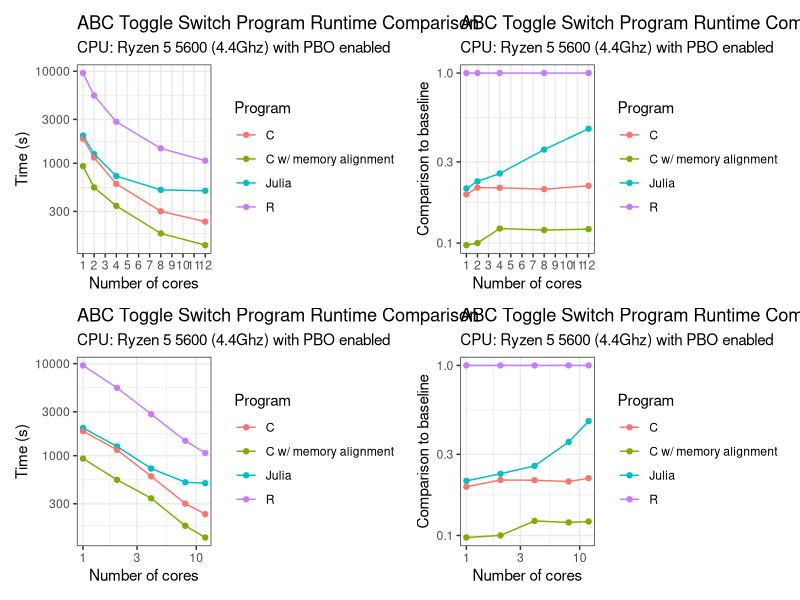

Write the R code that produced this figure.
# This script visualises the various runtimes
# Created: 01/08/2025
# Modified: 01/08/2025


# Set working directory
setwd("~/GitHub/Bayesian_SIMD_examples/Prior_Predictive_Sampling_Toggle_Switch")

# Load packages
library(tidyverse)
library(patchwork)

# Load data
Julia_runtimes <- read.csv("output_Julia_runtime.csv") %>%
  mutate("Program" = "Julia")

R_runtimes <- read.csv("output_R_runtime.csv") %>%
  mutate("Program" = "R")

c_runtimes <- read.csv("cl_output_c_runtime.csv") %>% 
  mutate("Program" = "C")

c_fast_runtimes <- read.csv("output_c_runtime.csv") %>% 
  mutate("Program" = "C w/ memory alignment")


# Merge
runtimes <- bind_rows(Julia_runtimes, R_runtimes, c_runtimes, c_fast_runtimes) %>%
  pivot_wider(names_from = Program,
              values_from = time)

# Visualise
p1 <- runtimes %>% 
  pivot_longer(cols = -cores,
               names_to = "Program",
               values_to = "time") %>% 
  ggplot(data = , aes(x = cores, y = time, colour = Program))+
  geom_point()+
  geom_line()+
  labs(x = "Number of cores",
       y = "Time (s)",
       title = "ABC Toggle Switch Program Runtime Comparison",
       subtitle = "CPU: Ryzen 5 5600 (4.4Ghz) with PBO enabled")+
  scale_x_continuous(breaks = 1:12,
                     minor_breaks = NULL)+
  scale_y_log10()+
  # scale_x_log10()+
  theme_bw()

p1_5 <- runtimes %>% 
  pivot_longer(cols = -cores,
               names_to = "Program",
               values_to = "time") %>% 
  ggplot(data = , aes(x = cores, y = time, colour = Program))+
  geom_point()+
  geom_line()+
  labs(x = "Number of cores",
       y = "Time (s)",
       title = "ABC Toggle Switch Program Runtime Comparison",
       subtitle = "CPU: Ryzen 5 5600 (4.4Ghz) with PBO enabled")+
  scale_y_log10()+
  scale_x_log10()+
  theme_bw()



p2 <- runtimes %>% 
  mutate("Julia" = Julia / R,
         "C" = C / R,
         "C w/ memory alignment" = `C w/ memory alignment` / R,
         "R" = R / R) %>% 
  pivot_longer(cols = -cores,
               names_to = "Program",
               values_to = "time") %>% 
  ggplot(data = , aes(x = cores, y = time, colour = Program))+
  geom_point()+
  geom_line()+
  labs(x = "Number of cores",
       y = "Comparison to baseline",
       title = "ABC Toggle Switch Program Runtime Comparison",
       subtitle = "CPU: Ryzen 5 5600 (4.4Ghz) with PBO enabled")+
  scale_x_continuous(breaks = 1:12,
                     minor_breaks = NULL)+
  scale_y_log10()+
  theme_bw()

p2_5 <- runtimes %>% 
  mutate("Julia" = Julia / R,
         "C" = C / R,
         "C w/ memory alignment" = `C w/ memory alignment` / R,
         "R" = R / R) %>% 
  pivot_longer(cols = -cores,
               names_to = "Program",
               values_to = "time") %>% 
  ggplot(data = , aes(x = cores, y = time, colour = Program))+
  geom_point()+
  geom_line()+
  labs(x = "Number of cores",
       y = "Comparison to baseline",
       title = "ABC Toggle Switch Program Runtime Comparison",
       subtitle = "CPU: Ryzen 5 5600 (4.4Ghz) with PBO enabled")+
  scale_y_log10()+
  scale_x_log10()+
  theme_bw()


p1 + p2 + p1_5 + p2_5
